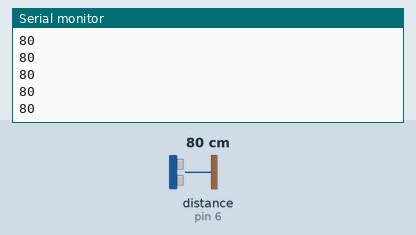
Recording of a sketch running on a simulated Arduino Uno, built with avr-gcc and run on an emulated ATmega328P. On the bench: the last lines printed to the serial monitor. Wiring (inferred from the names in the program): ultrasonic range finder: trigger pin 7; echo pin 6. The test bench sets the inputs (shaded band); at power-on: distance to the obstacle (sensor on pin 6) 80 cm. The echo pulse lasts 58.3 µs per cm.

Above: at 1.2 s.
1.3 s: distance to the obstacle (sensor on pin 6) set to 2 cm
At 1.37 s:
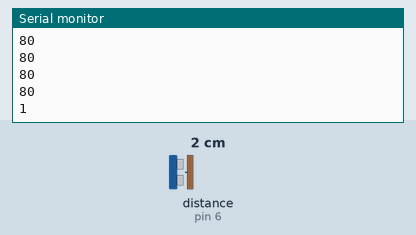
2.8 s: distance to the obstacle (sensor on pin 6) set to 4 cm
At 2.89 s:
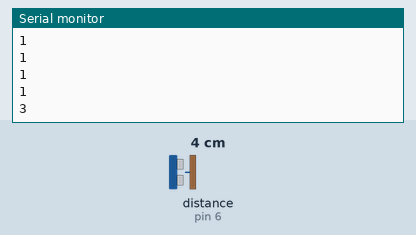
Timing chart, 0 to 5.8 s (numbered marks = the images above; inputs shaded):
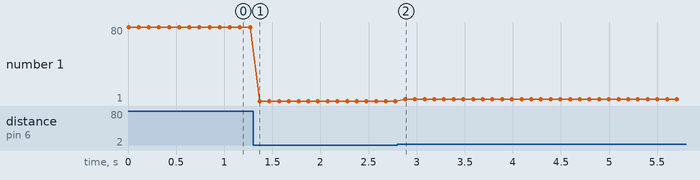

The sketch:

AWS3_12E_ProcessingOutput.ino
```cpp
const int echoPin = 6;
const int trigPin = 7;
float sensorValue;

void setup() {
     pinMode(echoPin, INPUT);
     pinMode(trigPin, OUTPUT);
     Serial.begin(9600);
     //pinMode(ledPin, OUTPUT);

}

void loop() {
    // send a pulse
    digitalWrite(trigPin,LOW);
    delayMicroseconds(2);
    digitalWrite(trigPin,HIGH);
    delayMicroseconds(5);
    digitalWrite(trigPin,LOW);
    // wait for the echo
    long duration = pulseIn(echoPin, HIGH);
    // convert the time into a distance, the speed of sound is 29 microseconds per centimeter,
    //the pulse traveled forth and back, so we divided the distance by 2
    int cm = duration / 29 / 2;
    Serial.println(cm);
    delay(100);
}
```

Measured:
- after the input at 1.3 s, the serial monitor: prints a new line after 0.07 s (image 1)
- after the input at 2.8 s, the serial monitor: prints a new line after 0.08 s (image 2)
- plotted number 1: 80 → 1 after the input at 1.3 s, 1 → 3 after the input at 2.8 s
